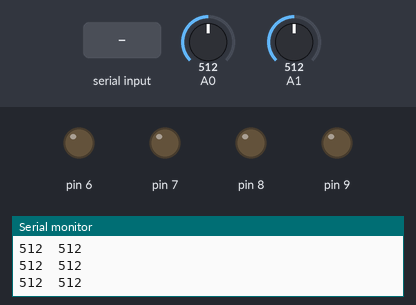
This sketch was run on a simulated Arduino Uno, built with avr-gcc and run on an emulated ATmega328P. Shown: output pins drawn as LEDs (lit = HIGH), the last lines printed to the serial monitor. Inputs (shaded band) come from the test bench; at power-on: A0 = 512, A1 = 512.

Above: at 1.2 s.
1.3 s: "a" received over Serial
At 2.5 s:
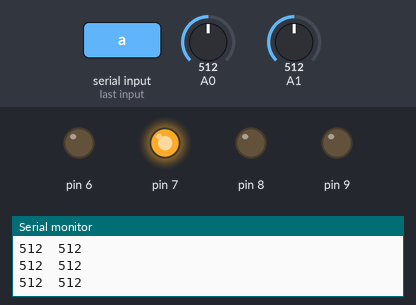
2.8 s: "d" received over Serial
At 3.7 s:
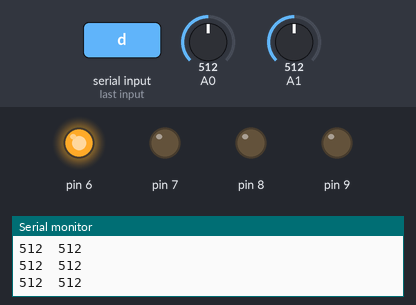
4.3 s: "s" received over Serial
At 4.7 s:
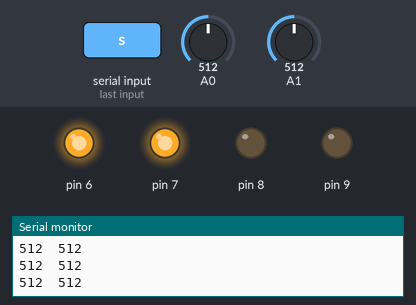
5.8 s: A0 set to 991
7.3 s: A0 set to 1013
10.3 s: "q" received over Serial
At 11.7 s:
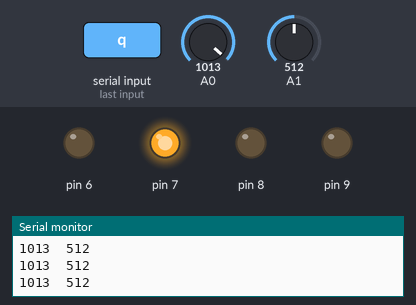
Timing chart, 0 to 12.8 s (numbered marks = the images above; inputs shaded):
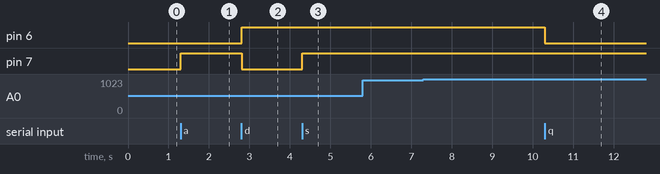

Measured:
- after the input at 1.3 s, pin 7: LOW → HIGH at once
- after the input at 2.8 s, pin 6: LOW → HIGH at once; pin 7: HIGH → LOW at once
- after the input at 4.3 s, pin 7: LOW → HIGH at once
- after the input at 10.3 s, pin 6: HIGH → LOW at once

The sketch:

linear_actuator_test.ino
```cpp
#include "LinearActuator.h"

LinearActuator actuator1(6, 7, A0, 483, 487);
LinearActuator actuator2(8, 9, A1, 483, 487);

void setup()
{
  Serial.begin(9600);
}

void loop()
{
  // put your main code here, to run repeatedly:
  Serial.print(actuator1.CurrentValue());
  Serial.print("\t");
  Serial.println(actuator2.CurrentValue());
  if (Serial.available() > 0)
  {
    char serialdata = Serial.read();
    if (serialdata == 'a')
    {
      actuator1.forward();
    }
    else if (serialdata == 'd')
    {
      actuator1.backward();
    }
    else if (serialdata == 's')
    {
      actuator1.hault();
    }

    if (serialdata == 'q')
    {
      actuator1.forward();
    }
    else if (serialdata == 'e')
    {
      actuator1.backward();
    }
    else if (serialdata == 'w')
    {
      actuator1.hault();
    }
  }
}
```

LinearActuator.cpp
```cpp
// (licence header left out)
# include "Arduino.h"
# include "LinearActuator.h"

LinearActuator::LinearActuator(int digitalPin1, int digitalPin2, int analogPin, double thresholdF, double thresholdB)
{
    // Set class variables
    this->FORWARD_pin = digitalPin1;
    this->BACKWARD_pin = digitalPin2;
    this->analogIn = analogPin;
    this->forwardThres = thresholdF;
    this->backwardThres = thresholdB;

    // Initialize Pins
    pinMode(this->FORWARD_pin, OUTPUT);
    pinMode(this->BACKWARD_pin, OUTPUT);
}
void LinearActuator::forward()
{
    digitalWrite(this->FORWARD_pin, LOW);
    digitalWrite(this->BACKWARD_pin, HIGH);
    Serial.println("Forward");
    //delay(100);
}

void LinearActuator::backward()
{
    digitalWrite(this->FORWARD_pin, HIGH);
    digitalWrite(this->BACKWARD_pin, LOW);
    Serial.println("Backward");
    //delay(100);
}

void LinearActuator::hault()
{
    digitalWrite(this->FORWARD_pin, HIGH);
    digitalWrite(this->BACKWARD_pin, HIGH);
    Serial.println("Stop");
}

int LinearActuator::CurrentValue()
{
    // Calibrate sensor Value
    return analogRead(this->analogIn);
}
```

LinearActuator.h
```cpp
// (licence header left out)
#include "Arduino.h"

class LinearActuator
{
private:
    // Forward pin
    int FORWARD_pin;
    // Backward pin
    int BACKWARD_pin;
    // Current Sensor input pin
    int analogIn;
    // Current sensor forward and backward threshold
    double forwardThres, backwardThres;

public:
    /*
    Constructor to initialize object for linear actuator
    */
    LinearActuator(int digitalPin1, int digitalPin2, int analogPin, double thresholdF, double thresholdB);
    /*
    Move the actuator forward
    */
    void forward();
    /*
    Move the actuator backward
    */
    void backward();
    /*
    Stop the actuator
    */
    void hault();
    /*
    Get current value
    */
    int CurrentValue();
};
```
